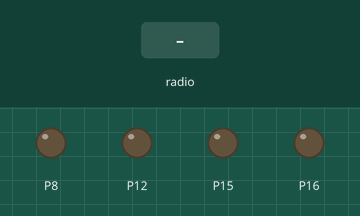
This program was run on a simulated BBC micro:bit (MakeCode). Parts: output pins drawn as LEDs (lit = HIGH). Inputs (shaded band) come from the test bench.

Above: at 1.2 s.
1.3 s: radio message "goForward" arrives
At 1.9 s:
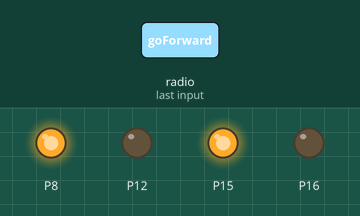
2.8 s: radio message "goBackward" arrives
At 4.0 s:
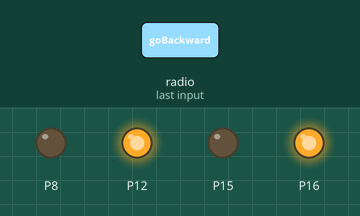
4.3 s: radio message "goLeft" arrives
At 4.4 s:
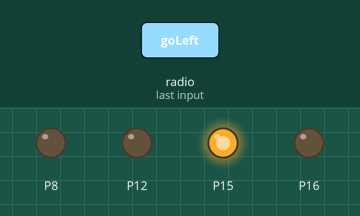
6.0 s: radio message "goRight" arrives
At 6.1 s:
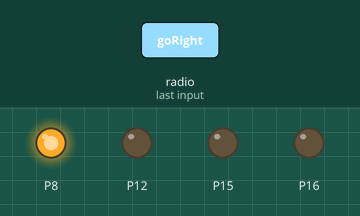
Timing chart, 0 to 8.7 s (numbered marks = the images above; inputs shaded):
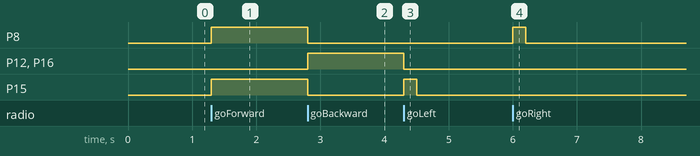

The program:

main.ts
```typescript
function goBackward () {
    pins.digitalWritePin(DigitalPin.P8, 0)
    pins.digitalWritePin(DigitalPin.P12, 1)
    pins.digitalWritePin(DigitalPin.P15, 0)
    pins.digitalWritePin(DigitalPin.P16, 1)
}
function goForward () {
    pins.digitalWritePin(DigitalPin.P8, 1)
    pins.digitalWritePin(DigitalPin.P12, 0)
    pins.digitalWritePin(DigitalPin.P15, 1)
    pins.digitalWritePin(DigitalPin.P16, 0)
}
function stop () {
    pins.digitalWritePin(DigitalPin.P8, 0)
    pins.digitalWritePin(DigitalPin.P12, 0)
    pins.digitalWritePin(DigitalPin.P15, 0)
    pins.digitalWritePin(DigitalPin.P16, 0)
}
function goRight () {
    pins.digitalWritePin(DigitalPin.P8, 1)
    pins.digitalWritePin(DigitalPin.P12, 0)
    pins.digitalWritePin(DigitalPin.P15, 0)
    pins.digitalWritePin(DigitalPin.P16, 0)
    basic.pause(200)
    stop()
}
function goLeft () {
    pins.digitalWritePin(DigitalPin.P8, 0)
    pins.digitalWritePin(DigitalPin.P12, 0)
    pins.digitalWritePin(DigitalPin.P15, 1)
    pins.digitalWritePin(DigitalPin.P16, 0)
    basic.pause(200)
    stop()
}
radio.onReceivedString(function (receivedString) {
    if (receivedString == "goForward") {
        goForward()
    } else if (receivedString == "goBackward") {
        goBackward()
    } else if (receivedString == "goLeft") {
        goLeft()
    } else if (receivedString == "goRight") {
        goRight()
    } else if (receivedString == "stop") {
        stop()
    }
})
radio.setGroup(1)
```

test.ts
```typescript
// les tests vont ici ; cela ne sera pas compilé si ce paquet est utilisé en tant qu'extension.
```

Measured:
- after the input at 1.3 s, P8, P15: LOW → HIGH at once
- after the input at 2.8 s, P8, P15: HIGH → LOW at once; P12, P16: LOW → HIGH at once
- after the input at 4.3 s, P12, P16: HIGH → LOW at once; P15: LOW → HIGH at once, → LOW 0.20 s later
- after the input at 6.0 s, P8: LOW → HIGH at once, → LOW 0.20 s later
